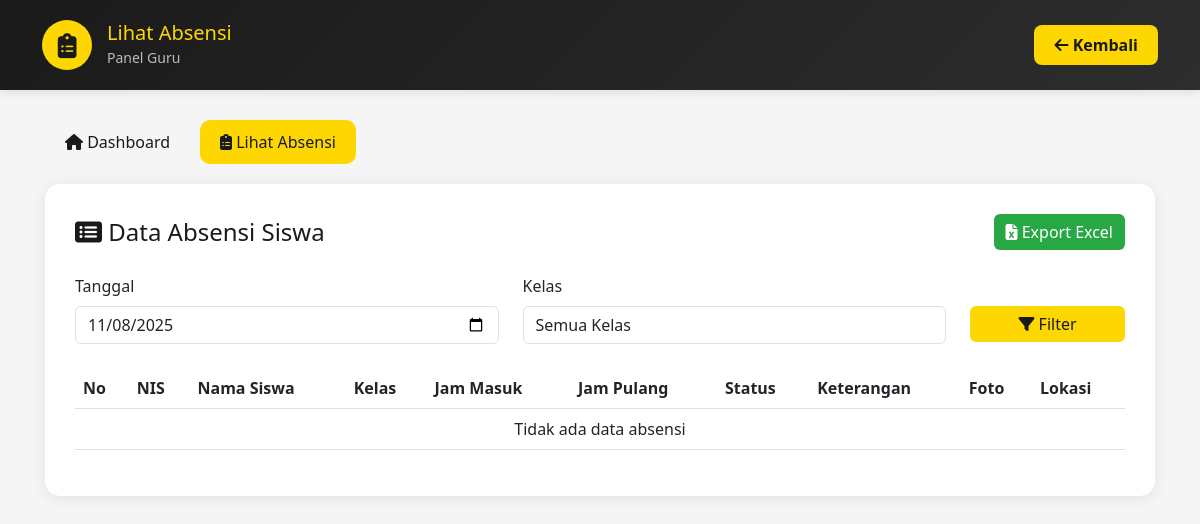
Page /guru/lihat_absensi.php?tanggal=2025-11-08 (signed in) on the earlier database version.
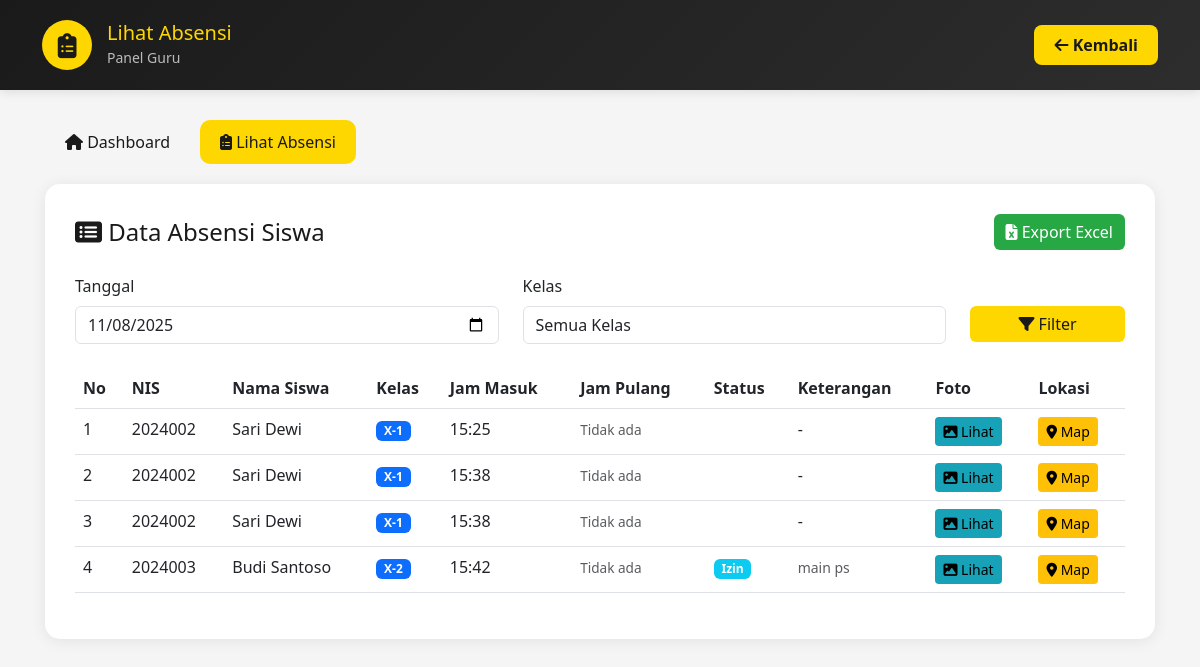
Same page on the later database version.
### tables this page shows
CREATE TABLE `absensi_lengkap` (
  `id_absensi` int(11) NOT NULL,
  `id_siswa` int(11) NOT NULL,
  `tanggal` date NOT NULL,
  `jam_masuk` time DEFAULT NULL,
  `jam_pulang` time DEFAULT NULL,
  `foto_masuk` varchar(255) DEFAULT NULL,
  `foto_pulang` varchar(255) DEFAULT NULL,
  `lokasi` varchar(100) DEFAULT NULL,
  `keterangan` text DEFAULT NULL,
  `status` enum('Hadir','Izin','Sakit','Alfa') DEFAULT 'Hadir'
);

CREATE TABLE `siswa` (
  `id_siswa` int(11) NOT NULL,
  `nama_siswa` varchar(100) NOT NULL,
  `nis` varchar(20) NOT NULL,
  `kelas` varchar(20) NOT NULL,
  `username` varchar(50) NOT NULL,
  `password` varchar(255) NOT NULL,
  `jenis_kelamin` enum('L','P') NOT NULL,
  `tempat_lahir` varchar(50) DEFAULT NULL,
  `tanggal_lahir` date DEFAULT NULL,
  `alamat` text DEFAULT NULL,
  `no_telp` varchar(15) DEFAULT NULL,
  `email` varchar(50) DEFAULT NULL,
  `nama_wali` varchar(100) DEFAULT NULL,
  `no_telp_wali` varchar(15) DEFAULT NULL,
  `foto_profil` varchar(255) DEFAULT 'default.jpg'
);

### guru/lihat_absensi.php (the view, shortened to what this page needs)
<?php
require_once '../config.php';
$filter_date = isset($_GET['tanggal']) ? $_GET['tanggal'] : date('Y-m-d');
$where = "WHERE a.tanggal = '$filter_date'";
$sql = "SELECT a.*, s.nama_siswa, s.nis, s.kelas
        FROM absensi_lengkap a
        JOIN siswa s ON a.id_siswa = s.id_siswa
        $where
        ORDER BY s.kelas ASC, s.nama_siswa ASC";
$absensi = $conn->query($sql);
?>
<!DOCTYPE html>
<html lang="id">
<head>
    <link href="https://cdn.jsdelivr.net/npm/bootstrap@5.3.0/dist/css/bootstrap.min.css" rel="stylesheet">
    <link rel="stylesheet" href="https://cdnjs.cloudflare.com/ajax/libs/font-awesome/6.4.0/css/all.min.css">
    <link rel="stylesheet" href="https://cdn.datatables.net/1.13.6/css/dataTables.bootstrap5.min.css">
</head>
<body>
    <div class="header">
        <div class="container">
            <div class="header-content">
                <div class="logo">
                    <div class="logo-icon">
                        <i class="fas fa-clipboard-list"></i>
                    </div>
                    <div>
                        <h5 style="margin: 0; color: var(--primary-yellow);">Lihat Absensi</h5>
                        <small style="color: #bbb;">Panel Guru</small>
                    </div>
                </div>
                <a href="dashboard.php" class="btn-back">
                    <i class="fas fa-arrow-left"></i> Kembali
                </a>
            </div>
        </div>
    </div>
    <div class="container" style="padding: 30px 15px;">
        <ul class="nav nav-pills mb-3">
            <li class="nav-item">
                <a class="nav-link" href="dashboard.php">
                    <i class="fas fa-home"></i> Dashboard
                </a>
            </li>
            <li class="nav-item">
                <a class="nav-link active" href="lihat_absensi.php">
                    <i class="fas fa-clipboard-list"></i> Lihat Absensi
                </a>
            </li>
        </ul>
        <div class="content-card">
            <div class="d-flex justify-content-between align-items-center mb-4">
                <h4 style="color: var(--primary-black); margin: 0;">
                    <i class="fas fa-list-alt"></i> Data Absensi Siswa
                </h4>
                <a href="?<?php echo http_build_query(array_merge($_GET, ['export' => '1'])); ?>" class="btn btn-success">
                    <i class="fas fa-file-excel"></i> Export Excel
                </a>
            </div>
            <div class="row mb-4">
                <div class="col-md-5">
                    <label class="form-label">Tanggal</label>
                    <input type="date" id="filter_tanggal" class="form-control" value="<?php echo $filter_date; ?>">
                </div>
                <div class="col-md-5">
                    <label class="form-label">Kelas</label>
                    <select id="filter_kelas" class="form-control">
                        <option value="">Semua Kelas</option>
                    </select>
                </div>
                <div class="col-md-2">
                    <label class="form-label">&nbsp;</label>
                    <button onclick="applyFilter()" class="btn btn-primary w-100">
                        <i class="fas fa-filter"></i> Filter
                    </button>
                </div>
            </div>
            <div class="table-responsive">
                <table class="table table-hover data-table">
                    <thead style="background: rgba(255, 215, 0, 0.2);">
                        <tr>
                            <th>No</th>
                            <th>NIS</th>
                            <th>Nama Siswa</th>
                            <th>Kelas</th>
                            <th>Jam Masuk</th>
                            <th>Jam Pulang</th>
                            <th>Status</th>
                            <th>Keterangan</th>
                            <th>Foto</th>
                            <th>Lokasi</th>
                        </tr>
                    </thead>
                    <tbody>
                        <?php
                        $no = 1;
                        if ($absensi->num_rows > 0):
                            while($row = $absensi->fetch_assoc()):
                                $badge_class = '';
                                switch($row['status']) {
                                    case 'Izin': $badge_class = 'bg-info'; break;
                                }
                        ?>
                            <tr>
                                <td><?php echo $no++; ?></td>
                                <td><?php echo $row['nis']; ?></td>
                                <td><?php echo $row['nama_siswa']; ?></td>
                                <td><span class="badge bg-primary"><?php echo $row['kelas']; ?></span></td>
                                <td><?php echo $row['jam_masuk'] ? date('H:i', strtotime($row['jam_masuk'])) : '-'; ?></td>
                                <td>
                                    <?php
                                    if ($row['status'] == 'Hadir') {
                                        echo $row['jam_pulang'] ? date('H:i', strtotime($row['jam_pulang'])) : '-';
                                    } else {
                                        echo '<span class="text-muted" style="font-size: 0.85rem;">Tidak ada</span>';
                                    }
                                    ?>
                                </td>
                                <td><span class="badge <?php echo $badge_class; ?>"><?php echo $row['status']; ?></span></td>
                                <td>
                                    <?php if ($row['keterangan']): ?>
                                        <small class="text-muted"><?php echo $row['keterangan']; ?></small>
                                    <?php else: ?>
                                        -
                                    <?php endif; ?>
                                </td>
                                <td>
                                    <?php if ($row['foto_masuk']): ?>
                                        <button class="btn btn-sm btn-info" onclick="showPhoto('<?php echo UPLOAD_URL . $row['foto_masuk']; ?>', '<?php echo $row['foto_pulang'] ? UPLOAD_URL . $row['foto_pulang'] : ''; ?>')">
                                            <i class="fas fa-image"></i> Lihat
                                        </button>
                                    <?php else: ?>
                                        -
                                    <?php endif; ?>
                                </td>
                                <td>
                                    <?php if ($row['lokasi']): ?>
                                        <button class="btn btn-sm btn-warning" onclick="showMap('<?php echo $row['lokasi']; ?>')">
                                            <i class="fas fa-map-marker-alt"></i> Map
                                        </button>
                                    <?php else: ?>
                                        -
                                    <?php endif; ?>
                                </td>
                            </tr>
                        <?php
                            endwhile;
                        else:
                        ?>
                            <tr>
                                <td colspan="10" class="text-center">Tidak ada data absensi</td>
                            </tr>
                        <?php endif; ?>
                    </tbody>
                </table>
            </div>
        </div>
    </div>
</body>
</html>

### guru/lihat_absensi.php (style rules this page uses)
:root { --primary-yellow: #FFD700; --dark-yellow: #FFC700; --primary-black: #1a1a1a; --secondary-black: #2d2d2d; }
body { background: #f5f5f5; font-family: 'Segoe UI', Tahoma, Geneva, Verdana, sans-serif; }
.header { background: linear-gradient(135deg, var(--primary-black) 0%, var(--secondary-black) 100%); color: white; padding: 20px 0; box-shadow: 0 2px 10px rgba(0,0,0,0.1); }
.header-content { display: flex; justify-content: space-between; align-items: center; }
.logo { display: flex; align-items: center; gap: 15px; }
.logo-icon { width: 50px; height: 50px; background: var(--primary-yellow); border-radius: 50%; display: flex; align-items: center; justify-content: center; }
.logo-icon i { font-size: 25px; color: var(--primary-black); }
.btn-back { background: var(--primary-yellow); color: var(--primary-black); border: none; padding: 8px 20px; border-radius: 8px; font-weight: 600; text-decoration: none; }
.content-card { background: white; border-radius: 15px; padding: 30px; box-shadow: 0 2px 15px rgba(0,0,0,0.08); margin-top: 20px; }
.nav-pills .nav-link { color: var(--primary-black); border-radius: 10px; padding: 10px 20px; margin-right: 10px; }
.nav-pills .nav-link.active { background: var(--primary-yellow); color: var(--primary-black); }
.btn-success { background: #28a745; border: none; }
.btn-primary { background: var(--primary-yellow); color: var(--primary-black); border: none; }
.btn-info { background: #17a2b8; border: none; }
.btn-warning { background: #ffc107; border: none; }

Differences in the rows shown:
added absensi_lengkap: id_siswa.nis "2024002", id_siswa.nama_siswa "Sari Dewi", id_siswa.kelas "X-1", jam_masuk "15:25", status "Tidak ada"
added absensi_lengkap: id_siswa.nis "2024002", id_siswa.nama_siswa "Sari Dewi", id_siswa.kelas "X-1", jam_masuk "15:38", status "Tidak ada"
added absensi_lengkap: id_siswa.nis "2024002", id_siswa.nama_siswa "Sari Dewi", id_siswa.kelas "X-1", jam_masuk "15:38", status "Tidak ada"
added absensi_lengkap: id_siswa.nis "2024003", id_siswa.nama_siswa "Budi Santoso", id_siswa.kelas "X-2", jam_masuk "15:42", shows "Tidak ada", status "Izin", keterangan "main ps"
Other differences:
text no longer shown: "Tidak ada data absensi"
